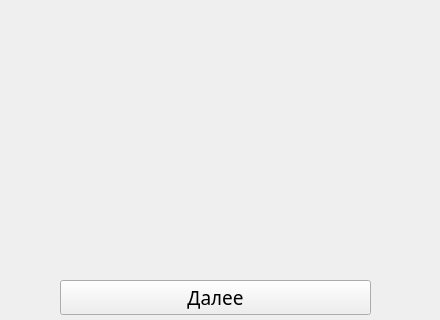
<?xml version="1.0" encoding="UTF-8"?>
<ui version="4.0">
 <class>loan_module</class>
 <widget class="QWidget" name="loan_module">
  <property name="geometry">
   <rect>
    <x>0</x>
    <y>0</y>
    <width>440</width>
    <height>320</height>
   </rect>
  </property>
  <property name="sizePolicy">
   <sizepolicy hsizetype="Fixed" vsizetype="Fixed">
    <horstretch>0</horstretch>
    <verstretch>0</verstretch>
   </sizepolicy>
  </property>
  <property name="maximumSize">
   <size>
    <width>500</width>
    <height>450</height>
   </size>
  </property>
  <property name="windowTitle">
   <string>Form</string>
  </property>
  <widget class="QWidget" name="verticalLayoutWidget">
   <property name="geometry">
    <rect>
     <x>60</x>
     <y>280</y>
     <width>311</width>
     <height>35</height>
    </rect>
   </property>
   <layout class="QVBoxLayout" name="verticalLayout">
    <item>
     <widget class="QPushButton" name="pb_next">
      <property name="font">
       <font>
        <family>Gill Sans</family>
        <pointsize>14</pointsize>
       </font>
      </property>
      <property name="text">
       <string>Далее</string>
      </property>
     </widget>
    </item>
   </layout>
  </widget>
  <widget class="QWidget" name="horizontalLayoutWidget">
   <property name="geometry">
    <rect>
     <x>10</x>
     <y>20</y>
     <width>421</width>
     <height>31</height>
    </rect>
   </property>
   <layout class="QHBoxLayout" name="horizontalLayout">
    <item>
     <widget class="QLabel" name="ql_heading">
      <property name="sizePolicy">
       <sizepolicy hsizetype="Preferred" vsizetype="Preferred">
        <horstretch>0</horstretch>
        <verstretch>0</verstretch>
       </sizepolicy>
      </property>
      <property name="text">
       <string/>
      </property>
     </widget>
    </item>
   </layout>
  </widget>
  <widget class="QWidget" name="verticalLayoutWidget_2">
   <property name="geometry">
    <rect>
     <x>10</x>
     <y>70</y>
     <width>421</width>
     <height>191</height>
    </rect>
   </property>
   <layout class="QVBoxLayout" name="verticalLayout_2">
    <item>
     <widget class="QLabel" name="ql_text">
      <property name="sizePolicy">
       <sizepolicy hsizetype="Preferred" vsizetype="Preferred">
        <horstretch>0</horstretch>
        <verstretch>0</verstretch>
       </sizepolicy>
      </property>
      <property name="text">
       <string/>
      </property>
     </widget>
    </item>
   </layout>
  </widget>
 </widget>
 <resources/>
 <connections/>
</ui>
